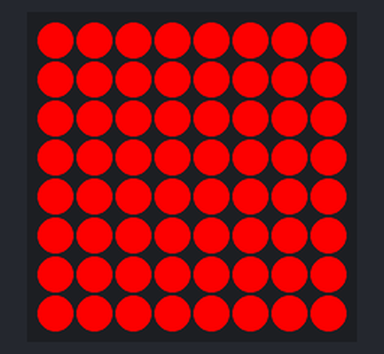
A program run on a simulated Raspberry Pi (BCM pin numbers) with a Sense HAT. On the bench: the Sense HAT's 8×8 RGB LED matrix. Dim RGB values are drawn brighter than linear; random numbers come from a fixed seed; the 64×8 strip is a reading aid, not a part: it shows the text the matrix is scrolling, unrolled, one strip-width of it at a time. At 13.3 s the program stops and its outputs stay as they are.

Above: at 3.01 s.
At 4.6 s:
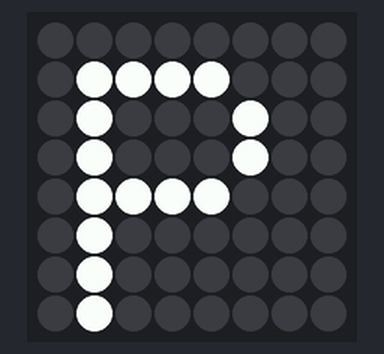
At 5.1 s:
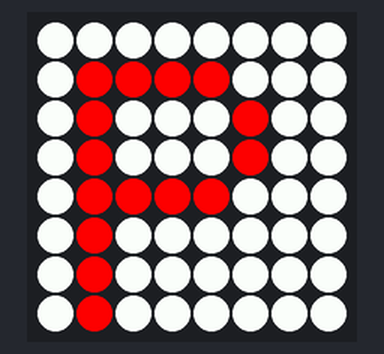
At 8.62 s:
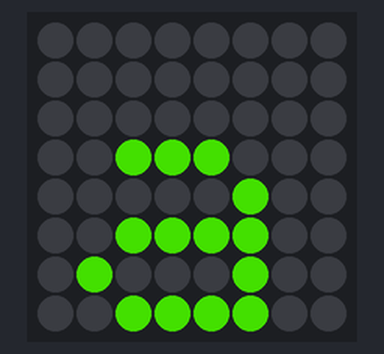
At 12.4 s:
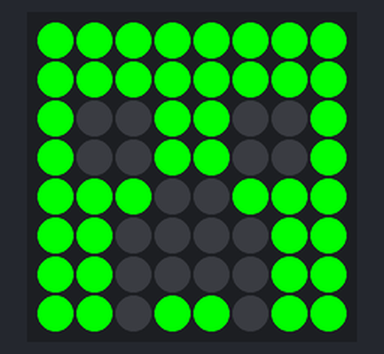
At 13.4 s:
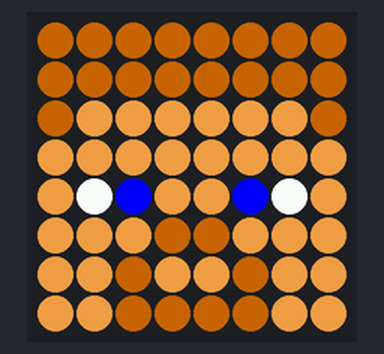

The program:

led_matrix.py
```python
## Author: Raphael Holzer
## Organisation: Gymnase du Bugnon
## Date: 4. 1. 2018
## File: led_matrix.py

## Import modules
from sense_hat import SenseHat
from time import sleep
from random import randint, uniform, choice

## Create an instance of the SenseHat object
sense = SenseHat()
##sense.set_rotation(180)

# color definitions
red = (255, 0, 0)
green = (0, 255, 0)
blue = (0, 0, 255)
yellow = (255, 255, 0)
magenta = (255, 0, 255)
cyan = (0, 255, 255)
white = (255, 255, 255)
black = (0, 0, 0)

colors = (red, green, blue, yellow, magenta, cyan, white, black)

# Display text on the Sense HAT
msg = 'Minecraft'
sense.show_message(msg, text_colour=blue, scroll_speed=0.05)

# Turn all LEDS to a range of colors
for color in colors:
    sense.clear(color)
    sleep(0.2)

## Display a letter
sense.show_letter('P')
sleep(0.5)
sense.show_letter('P', back_colour=white, text_colour=red)
sleep(0.5)

## Display the letters of a word
for i, c in enumerate("Minecraft"):
    sense.show_letter(c, colors[i%3])
    sleep(0.2)

def random_color():
    r = randint(0, 255)
    g = randint(0, 255)
    b = randint(0, 255)
    return (r, g, b)

for i, c in enumerate("Minecraft"):
    sense.show_letter(c, random_color())
    sleep(0.2)

## Set individual pixels
for x in range(8):
    for y in range(8):
        sense.set_pixel(x, y, blue)
        sleep(0.05)

g = (0, 255, 0) # green
b = (0, 0, 0) # black

creeper = [
    g,g,g,g,g,g,g,g,
    g,g,g,g,g,g,g,g,
    g,b,b,g,g,b,b,g,
    g,b,b,g,g,b,b,g,
    g,g,g,b,b,g,g,g,
    g,g,b,b,b,b,g,g,
    g,g,b,b,b,b,g,g,
    g,g,b,g,g,b,g,g]

## Display an image on the LED matrix
sense.set_pixels(creeper)
sleep(1)

B = (102, 51, 0)
b = (0, 0, 255)
S = (205, 133, 63)
W = (255, 255, 255)

steve = [
    B,B,B,B,B,B,B,B,
    B,B,B,B,B,B,B,B,
    B,S,S,S,S,S,S,B,
    S,S,S,S,S,S,S,S,
    S,W,b,S,S,b,W,S,
    S,S,S,B,B,S,S,S,
    S,S,B,S,S,B,S,S,
    S,S,B,B,B,B,S,S]

## Display an image on the LED matrix
sense.set_pixels(steve)
```

Measured:
- what the display in image 1 shows lasts 0.5 s, from 4.5 s to 5.0 s
- what the display in image 4 shows lasts 1.0 s, from 12.3 s to 13.3 s
